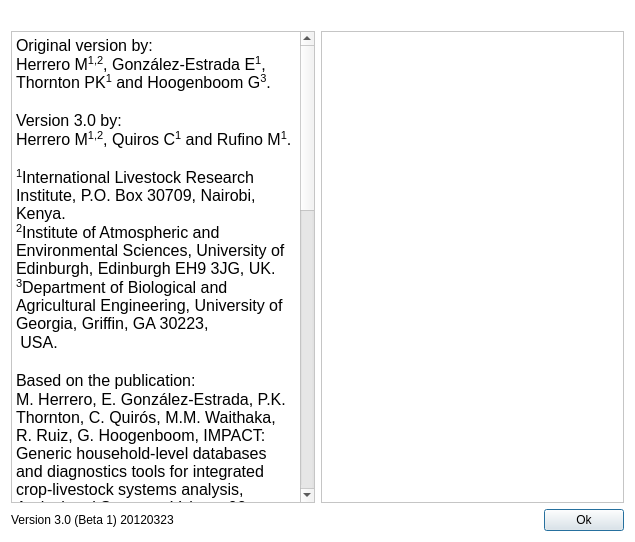
<?xml version="1.0" encoding="UTF-8"?>
<ui version="4.0">
 <class>about</class>
 <widget class="QDialog" name="about">
  <property name="geometry">
   <rect>
    <x>0</x>
    <y>0</y>
    <width>635</width>
    <height>542</height>
   </rect>
  </property>
  <property name="palette">
   <palette>
    <active>
     <colorrole role="Base">
      <brush brushstyle="SolidPattern">
       <color alpha="255">
        <red>255</red>
        <green>255</green>
        <blue>255</blue>
       </color>
      </brush>
     </colorrole>
     <colorrole role="Window">
      <brush brushstyle="SolidPattern">
       <color alpha="255">
        <red>255</red>
        <green>255</green>
        <blue>255</blue>
       </color>
      </brush>
     </colorrole>
    </active>
    <inactive>
     <colorrole role="Base">
      <brush brushstyle="SolidPattern">
       <color alpha="255">
        <red>255</red>
        <green>255</green>
        <blue>255</blue>
       </color>
      </brush>
     </colorrole>
     <colorrole role="Window">
      <brush brushstyle="SolidPattern">
       <color alpha="255">
        <red>255</red>
        <green>255</green>
        <blue>255</blue>
       </color>
      </brush>
     </colorrole>
    </inactive>
    <disabled>
     <colorrole role="Base">
      <brush brushstyle="SolidPattern">
       <color alpha="255">
        <red>255</red>
        <green>255</green>
        <blue>255</blue>
       </color>
      </brush>
     </colorrole>
     <colorrole role="Window">
      <brush brushstyle="SolidPattern">
       <color alpha="255">
        <red>255</red>
        <green>255</green>
        <blue>255</blue>
       </color>
      </brush>
     </colorrole>
    </disabled>
   </palette>
  </property>
  <property name="windowTitle">
   <string>Dialog</string>
  </property>
  <layout class="QVBoxLayout" name="verticalLayout_2">
   <item>
    <widget class="QLabel" name="label_5">
     <property name="text">
      <string/>
     </property>
     <property name="pixmap">
      <pixmap resource="../images/images.qrc">:/images/3.0 Logo.png</pixmap>
     </property>
    </widget>
   </item>
   <item>
    <layout class="QHBoxLayout" name="horizontalLayout_2">
     <item>
      <widget class="QTextEdit" name="textEdit">
       <property name="readOnly">
        <bool>true</bool>
       </property>
       <property name="html">
        <string>&lt;!DOCTYPE HTML PUBLIC &quot;-//W3C//DTD HTML 4.0//EN&quot; &quot;http://www.w3.org/TR/REC-html40/strict.dtd&quot;&gt;
&lt;html&gt;&lt;head&gt;&lt;meta name=&quot;qrichtext&quot; content=&quot;1&quot; /&gt;&lt;style type=&quot;text/css&quot;&gt;
p, li { white-space: pre-wrap; }
&lt;/style&gt;&lt;/head&gt;&lt;body style=&quot; font-family:'Sans Serif'; font-size:12pt; font-weight:400; font-style:normal;&quot;&gt;
&lt;p style=&quot; margin-top:0px; margin-bottom:0px; margin-left:0px; margin-right:0px; -qt-block-indent:0; text-indent:0px;&quot;&gt;Original version by:&lt;/p&gt;
&lt;p style=&quot; margin-top:0px; margin-bottom:0px; margin-left:0px; margin-right:0px; -qt-block-indent:0; text-indent:0px;&quot;&gt;Herrero M&lt;span style=&quot; vertical-align:super;&quot;&gt;1,2&lt;/span&gt;, González-Estrada E&lt;span style=&quot; vertical-align:super;&quot;&gt;1&lt;/span&gt;, Thornton PK&lt;span style=&quot; vertical-align:super;&quot;&gt;1&lt;/span&gt; and Hoogenboom G&lt;span style=&quot; vertical-align:super;&quot;&gt;3&lt;/span&gt;.&lt;/p&gt;
&lt;p style=&quot;-qt-paragraph-type:empty; margin-top:0px; margin-bottom:0px; margin-left:0px; margin-right:0px; -qt-block-indent:0; text-indent:0px;&quot;&gt;&lt;/p&gt;
&lt;p style=&quot; margin-top:0px; margin-bottom:0px; margin-left:0px; margin-right:0px; -qt-block-indent:0; text-indent:0px;&quot;&gt;Version 3.0 by:&lt;/p&gt;
&lt;p style=&quot; margin-top:0px; margin-bottom:0px; margin-left:0px; margin-right:0px; -qt-block-indent:0; text-indent:0px;&quot;&gt;Herrero M&lt;span style=&quot; vertical-align:super;&quot;&gt;1,2&lt;/span&gt;, Quiros C&lt;span style=&quot; vertical-align:super;&quot;&gt;1&lt;/span&gt; and Rufino M&lt;span style=&quot; vertical-align:super;&quot;&gt;1&lt;/span&gt;.&lt;/p&gt;
&lt;p style=&quot;-qt-paragraph-type:empty; margin-top:0px; margin-bottom:0px; margin-left:0px; margin-right:0px; -qt-block-indent:0; text-indent:0px;&quot;&gt;&lt;/p&gt;
&lt;p style=&quot; margin-top:0px; margin-bottom:0px; margin-left:0px; margin-right:0px; -qt-block-indent:0; text-indent:0px;&quot;&gt;&lt;span style=&quot; vertical-align:super;&quot;&gt;1&lt;/span&gt;International Livestock Research Institute, P.O. Box 30709, Nairobi, Kenya.&lt;/p&gt;
&lt;p style=&quot; margin-top:0px; margin-bottom:0px; margin-left:0px; margin-right:0px; -qt-block-indent:0; text-indent:0px;&quot;&gt;&lt;span style=&quot; vertical-align:super;&quot;&gt;2&lt;/span&gt;Institute of Atmospheric and Environmental Sciences, University of Edinburgh, Edinburgh EH9 3JG, UK.&lt;/p&gt;
&lt;p style=&quot; margin-top:0px; margin-bottom:0px; margin-left:0px; margin-right:0px; -qt-block-indent:0; text-indent:0px;&quot;&gt;&lt;span style=&quot; vertical-align:super;&quot;&gt;3&lt;/span&gt;Department of Biological and Agricultural Engineering, University of Georgia, Griffin, GA 30223,&lt;/p&gt;
&lt;p style=&quot; margin-top:0px; margin-bottom:0px; margin-left:0px; margin-right:0px; -qt-block-indent:0; text-indent:0px;&quot;&gt; USA.&lt;/p&gt;
&lt;p style=&quot;-qt-paragraph-type:empty; margin-top:0px; margin-bottom:0px; margin-left:0px; margin-right:0px; -qt-block-indent:0; text-indent:0px;&quot;&gt;&lt;/p&gt;
&lt;p style=&quot; margin-top:0px; margin-bottom:0px; margin-left:0px; margin-right:0px; -qt-block-indent:0; text-indent:0px;&quot;&gt;Based on the publication:&lt;/p&gt;
&lt;p style=&quot; margin-top:0px; margin-bottom:0px; margin-left:0px; margin-right:0px; -qt-block-indent:0; text-indent:0px;&quot;&gt;M. Herrero, E. González-Estrada, P.K. Thornton, C. Quirós, M.M. Waithaka, R. Ruiz, G. Hoogenboom, IMPACT: Generic household-level databases and diagnostics tools for integrated crop-livestock systems analysis, Agricultural Systems, Volume 92, Issues 1–3, January 2007, Pages 240-265&lt;/p&gt;
&lt;p style=&quot;-qt-paragraph-type:empty; margin-top:0px; margin-bottom:0px; margin-left:0px; margin-right:0px; -qt-block-indent:0; text-indent:0px;&quot;&gt;&lt;/p&gt;
&lt;p style=&quot; margin-top:0px; margin-bottom:0px; margin-left:0px; margin-right:0px; -qt-block-indent:0; text-indent:0px;&quot;&gt;Software developed by:&lt;/p&gt;
&lt;p style=&quot; margin-top:0px; margin-bottom:0px; margin-left:0px; margin-right:0px; -qt-block-indent:0; text-indent:0px;&quot;&gt;Carlos Quiros Campos&lt;/p&gt;
&lt;p style=&quot; margin-top:0px; margin-bottom:0px; margin-left:0px; margin-right:0px; -qt-block-indent:0; text-indent:0px;&quot;&gt;c.f.quiros@cgiar.org - cquiros@qlands.com&lt;/p&gt;
&lt;p style=&quot; margin-top:0px; margin-bottom:0px; margin-left:0px; margin-right:0px; -qt-block-indent:0; text-indent:0px;&quot;&gt;www.ilri.org&lt;/p&gt;
&lt;p style=&quot;-qt-paragraph-type:empty; margin-top:0px; margin-bottom:0px; margin-left:0px; margin-right:0px; -qt-block-indent:0; text-indent:0px;&quot;&gt;&lt;/p&gt;
&lt;p style=&quot; margin-top:0px; margin-bottom:0px; margin-left:0px; margin-right:0px; -qt-block-indent:0; text-indent:0px;&quot;&gt;The development of the original version of this tool has been supported by:&lt;/p&gt;
&lt;p style=&quot; margin-top:0px; margin-bottom:0px; margin-left:0px; margin-right:0px; -qt-block-indent:0; text-indent:0px;&quot;&gt;  •  USAID Linkage Fund&lt;/p&gt;
&lt;p style=&quot; margin-top:0px; margin-bottom:0px; margin-left:0px; margin-right:0px; -qt-block-indent:0; text-indent:0px;&quot;&gt;  •  ISNAR Ecoregional Fund&lt;/p&gt;
&lt;p style=&quot; margin-top:0px; margin-bottom:0px; margin-left:0px; margin-right:0px; -qt-block-indent:0; text-indent:0px;&quot;&gt;  •  Livestock Production Programme, Department for International Development, (DFID), UK&lt;/p&gt;
&lt;p style=&quot; margin-top:0px; margin-bottom:0px; margin-left:0px; margin-right:0px; -qt-block-indent:0; text-indent:0px;&quot;&gt;  •  Soil Water Nutrient Management Programme (SWMN), DFID, UK&lt;/p&gt;
&lt;p style=&quot; margin-top:0px; margin-bottom:0px; margin-left:0px; margin-right:0px; -qt-block-indent:0; text-indent:0px;&quot;&gt;  •  US Soils CRSP&lt;/p&gt;
&lt;p style=&quot; margin-top:0px; margin-bottom:0px; margin-left:0px; margin-right:0px; -qt-block-indent:0; text-indent:0px;&quot;&gt;  •  CGIAR System-Wide Livestock Programme&lt;/p&gt;
&lt;p style=&quot; margin-top:0px; margin-bottom:0px; margin-left:0px; margin-right:0px; -qt-block-indent:0; text-indent:0px;&quot;&gt;  •  International Consortium for Agricultural Systems Applications (ICASA)&lt;/p&gt;
&lt;p style=&quot;-qt-paragraph-type:empty; margin-top:0px; margin-bottom:0px; margin-left:0px; margin-right:0px; -qt-block-indent:0; text-indent:0px;&quot;&gt;&lt;/p&gt;
&lt;p style=&quot; margin-top:0px; margin-bottom:0px; margin-left:0px; margin-right:0px; -qt-block-indent:0; text-indent:0px;&quot;&gt;The development of version 3 has been supported by:&lt;/p&gt;
&lt;p style=&quot; margin-top:0px; margin-bottom:0px; margin-left:0px; margin-right:0px; -qt-block-indent:0; text-indent:0px;&quot;&gt;  •  The CGIAR Programme on Climate Change Agriculture and Food Security&lt;/p&gt;
&lt;p style=&quot;-qt-paragraph-type:empty; margin-top:0px; margin-bottom:0px; margin-left:0px; margin-right:0px; -qt-block-indent:0; text-indent:0px;&quot;&gt;&lt;/p&gt;
&lt;p style=&quot;-qt-paragraph-type:empty; margin-top:0px; margin-bottom:0px; margin-left:0px; margin-right:0px; -qt-block-indent:0; text-indent:0px;&quot;&gt;&lt;/p&gt;
&lt;p style=&quot; margin-top:0px; margin-bottom:0px; margin-left:0px; margin-right:0px; -qt-block-indent:0; text-indent:0px;&quot;&gt;Acknowledgements:&lt;/p&gt;
&lt;p style=&quot; margin-top:0px; margin-bottom:0px; margin-left:0px; margin-right:0px; -qt-block-indent:0; text-indent:0px;&quot;&gt;Jim Jones (University of Florida); Mohammed Ibrahim (Sri Lanka); Rene (Bolivia); Judith Escobar, Dannie Romney, Stanley Karanja, Nigat Bekele, Peter Ndungu, Isabelle Baltenweck (ILRI); Rob Delve, Juma Wickama, Tilahun Amede, Shamie Zingore (AHI); Roy Fawcett, Nelson Joaquin, Roberto Ruiz (University of Edinburgh). &lt;/p&gt;&lt;/body&gt;&lt;/html&gt;</string>
       </property>
      </widget>
     </item>
     <item>
      <widget class="QScrollArea" name="scrollArea">
       <property name="widgetResizable">
        <bool>true</bool>
       </property>
       <widget class="QWidget" name="scrollAreaWidgetContents">
        <property name="geometry">
         <rect>
          <x>0</x>
          <y>0</y>
          <width>289</width>
          <height>527</height>
         </rect>
        </property>
        <layout class="QVBoxLayout" name="verticalLayout">
         <item>
          <widget class="QLabel" name="label">
           <property name="text">
            <string/>
           </property>
           <property name="pixmap">
            <pixmap resource="../images/images.qrc">:/images/ilri2.png</pixmap>
           </property>
           <property name="alignment">
            <set>Qt::AlignCenter</set>
           </property>
          </widget>
         </item>
         <item>
          <widget class="QLabel" name="label_6">
           <property name="text">
            <string/>
           </property>
           <property name="pixmap">
            <pixmap resource="../images/images.qrc">:/images/ccafs.png</pixmap>
           </property>
           <property name="alignment">
            <set>Qt::AlignCenter</set>
           </property>
          </widget>
         </item>
         <item>
          <widget class="QLabel" name="label_2">
           <property name="text">
            <string/>
           </property>
           <property name="pixmap">
            <pixmap resource="../images/images.qrc">:/images/edinburgh.png</pixmap>
           </property>
           <property name="alignment">
            <set>Qt::AlignCenter</set>
           </property>
          </widget>
         </item>
         <item>
          <widget class="QLabel" name="label_3">
           <property name="text">
            <string/>
           </property>
           <property name="pixmap">
            <pixmap resource="../images/images.qrc">:/images/icasa.png</pixmap>
           </property>
           <property name="alignment">
            <set>Qt::AlignCenter</set>
           </property>
          </widget>
         </item>
         <item>
          <widget class="QLabel" name="label_4">
           <property name="text">
            <string/>
           </property>
           <property name="pixmap">
            <pixmap resource="../images/images.qrc">:/images/florida.png</pixmap>
           </property>
           <property name="alignment">
            <set>Qt::AlignCenter</set>
           </property>
          </widget>
         </item>
        </layout>
       </widget>
      </widget>
     </item>
    </layout>
   </item>
   <item>
    <layout class="QHBoxLayout" name="horizontalLayout">
     <item>
      <widget class="QLabel" name="label_7">
       <property name="text">
        <string>Version 3.0 (Beta 1) 20120323</string>
       </property>
      </widget>
     </item>
     <item>
      <spacer name="horizontalSpacer">
       <property name="orientation">
        <enum>Qt::Horizontal</enum>
       </property>
       <property name="sizeHint" stdset="0">
        <size>
         <width>40</width>
         <height>20</height>
        </size>
       </property>
      </spacer>
     </item>
     <item>
      <widget class="QPushButton" name="pushButton">
       <property name="text">
        <string>Ok</string>
       </property>
       <property name="icon">
        <iconset resource="../images/images.qrc">
         <normaloff>:/images2/new/closeform.png</normaloff>:/images2/new/closeform.png</iconset>
       </property>
      </widget>
     </item>
    </layout>
   </item>
  </layout>
 </widget>
 <resources>
  <include location="../images/images.qrc"/>
 </resources>
 <connections/>
</ui>
